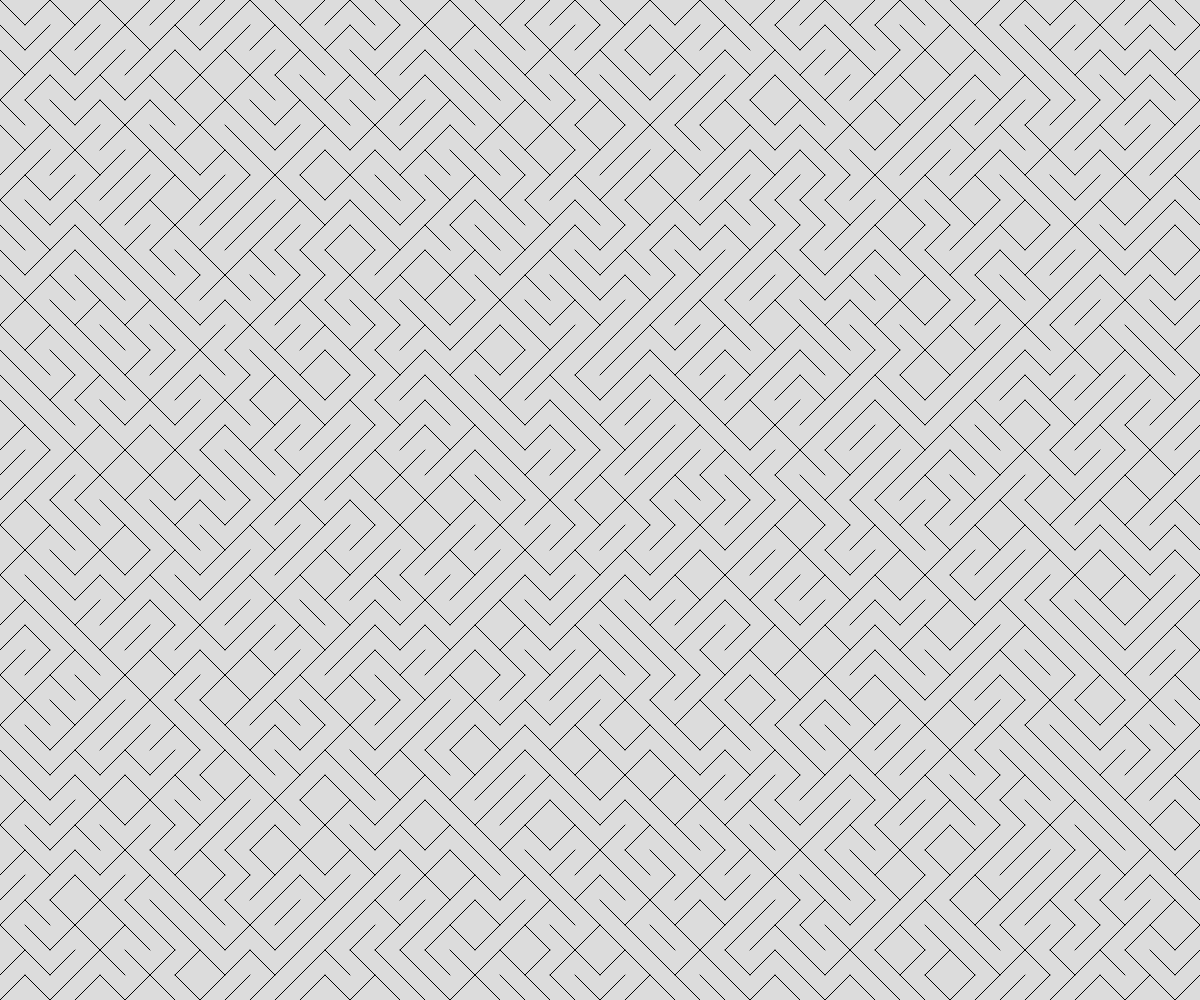
Frame 1 (no input)
Frame 60 (no input): identical to frame 1, image omitted
Frame 120 (the mouse pressed at the canvas centre since frame 60): identical to frame 1, image omitted

The p5.js sketch that drew this single still picture (run headless with seeded random() and noise() and a simulated clock; from frame 60 on, the mouse is pressed at the canvas centre):

// p5.js sketch
// ── sketch.js
// art demo


// Generative Art Demo

let theTiles = [];
const THE_SIZE = 25;

function setup() {
  createCanvas(windowWidth, windowHeight);

  for (let y = THE_SIZE/2; y <= height; y += THE_SIZE) {
    for (let x = THE_SIZE/2; x <= width; x += THE_SIZE) {
      let someTile = spawnTile(x, y, THE_SIZE);
      theTiles.push(someTile);
    }
  }
}

function draw() {
  background(220);

  for (let tile of theTiles) {
    line(tile.x1, tile.y1, tile.x2, tile.y2);
  }
}

function spawnTile(x, y, tileSize) {
  let choice = random(100);
  let tile;
  if (choice < 50) {
    //positive slope
    tile = {
      x1: x - tileSize/2,
      y1: y + tileSize/2,
      x2: x + tileSize/2,
      y2: y - tileSize/2,
    };
  }
  else {
    //negative slope
    tile = {
      x1: x - tileSize/2,
      y1: y - tileSize/2,
      x2: x + tileSize/2,
      y2: y + tileSize/2,
    };
  }
  return tile;
}
